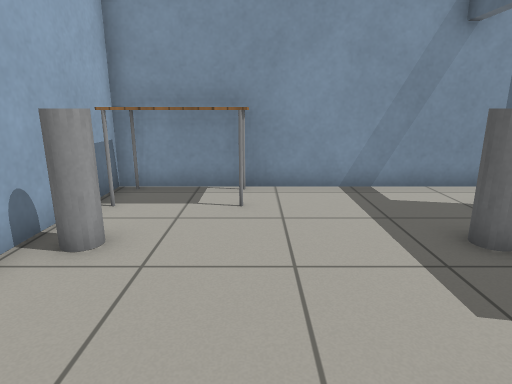
view 1 (above)

15 first-person views from a walk through a robot-simulator world made for Gazebo. The camera is 1 m above the floor, tilts 14° down and sees 75° across. The floor is counted in squares, 0.5 m on a side. Each view is taken from the middle of a square. On the plan, view 1 faces up. The plan holds only what a view shows up to about 18 squares ahead; the rest is blank. Robots are left out. Gazebo's built-in surfaces are drawn with simple patterns.

view 2
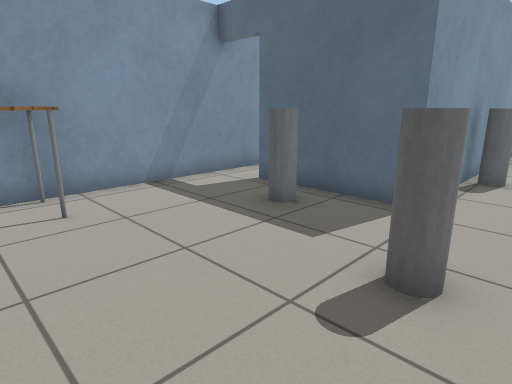

view 3
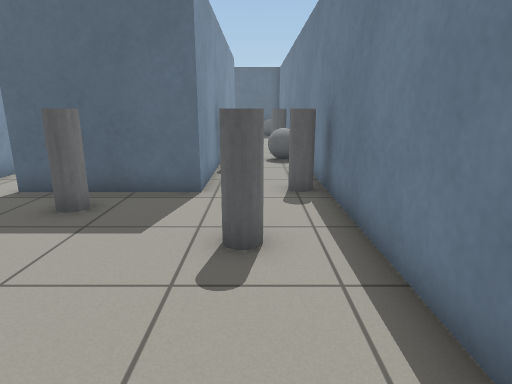

view 4
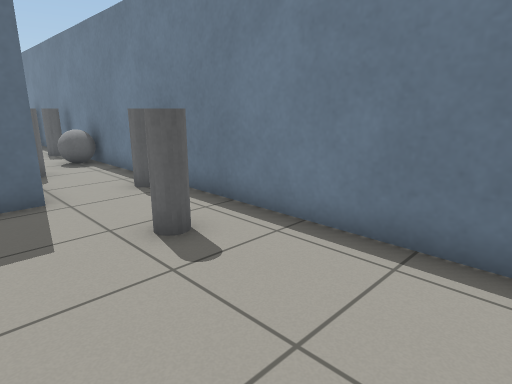

view 5
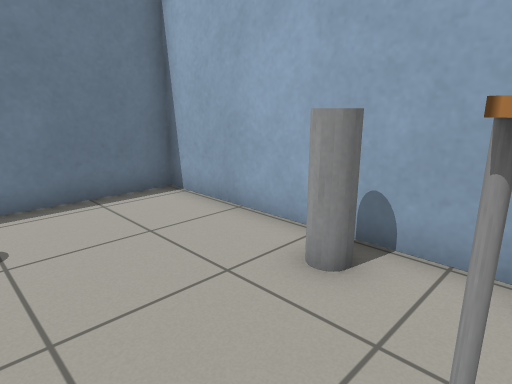

view 6
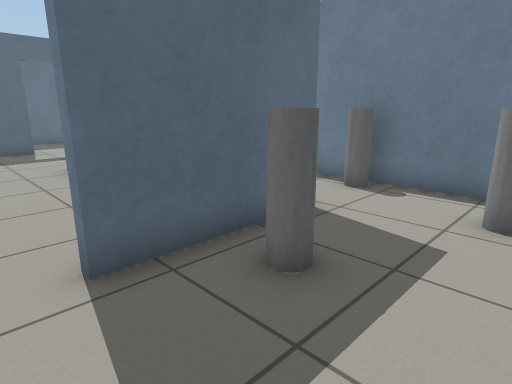

view 7
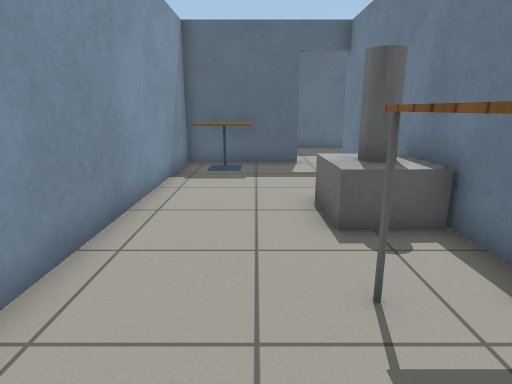

view 8
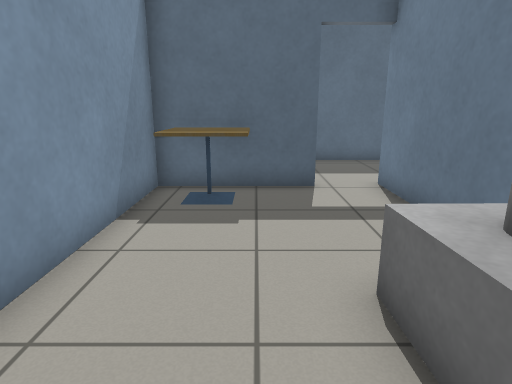

view 9
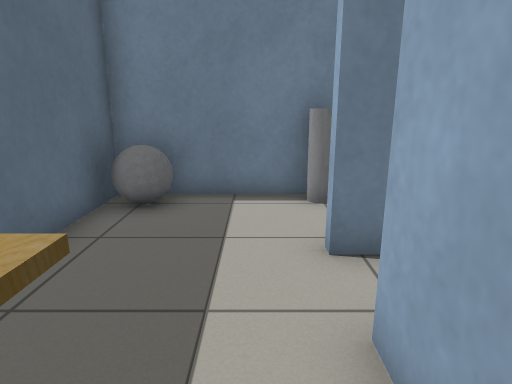

view 10
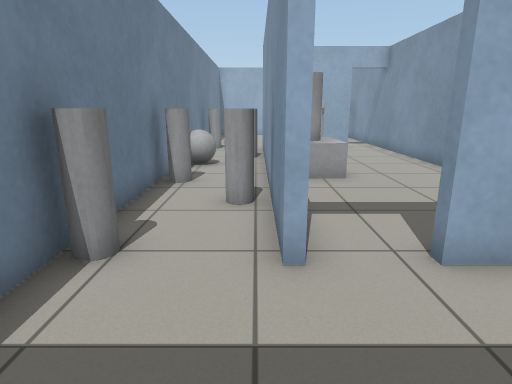

view 11
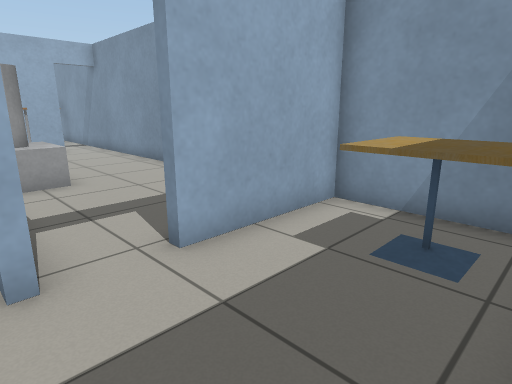

view 12
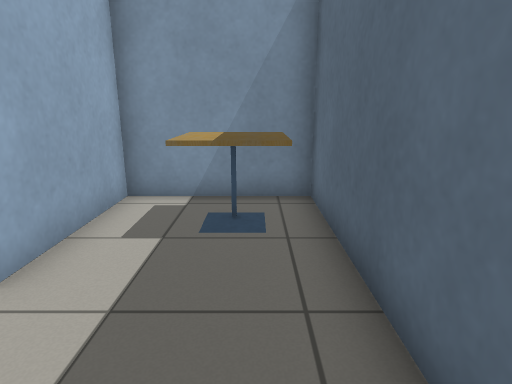

view 13
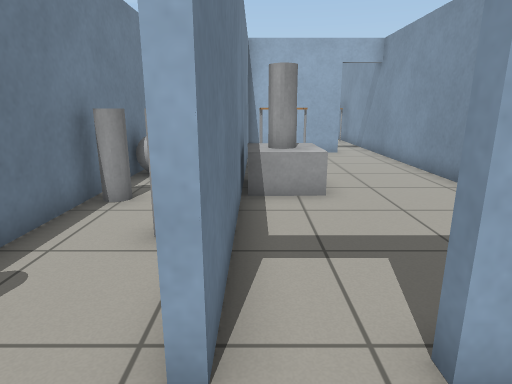

view 14
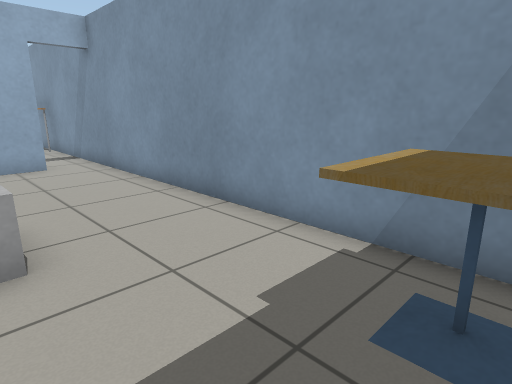

view 15
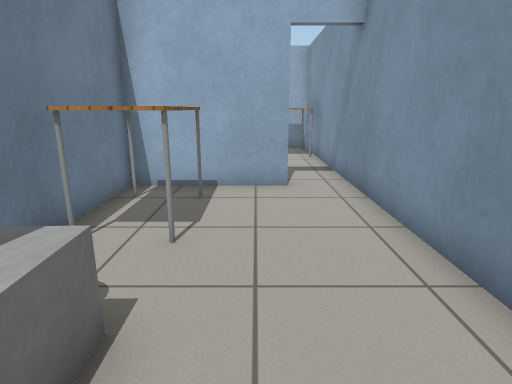

### Floor plan
Ten units are one square. View 1 is at (0, 0); x grows to the right and y downward. Boxes are objects, and circles mark ways between rooms. Rooms are numbered by the first view taken in them; rooms with no view inside come last. Other rooms are left out.
<svg viewBox="-41 -91 281 104">
<path fill="none" stroke="#000" d="M50 -23 50 -68M51 -86 -36 -86 -36 8 46 8M134 -26 190 -26 190 -23 134 -23M116 -23 96 -23M95 -26 116 -26M187 -44 187 -86 51 -86M66 -23 50 -23M53 -68 53 -26 66 -26M46 8 233 8 233 -86 190 -86 190 -44"/>
<rect x="-35" y="-55" width="10" height="10" fill="#bbb"><title>grey cylinder</title></rect>
<rect x="-35" y="-85" width="40" height="20" fill="#bbb"><title>table</title></rect>
<rect x="15" y="-15" width="10" height="10" fill="#bbb"><title>grey cylinder</title></rect>
<rect x="35" y="-55" width="10" height="10" fill="#bbb"><title>grey cylinder</title></rect>
<rect x="45" y="-5" width="10" height="10" fill="#bbb"><title>grey cylinder</title></rect>
<rect x="65" y="-45" width="30" height="20" fill="#bbb"><title>table</title></rect>
<rect x="85" y="-25" width="10" height="10" fill="#bbb"><title>grey cylinder</title></rect>
<rect x="95" y="-5" width="20" height="10" fill="#bbb"><title>grey ball</title></rect>
<rect x="115" y="-35" width="20" height="10" fill="#bbb"><title>grey box</title></rect>
<rect x="115" y="-45" width="20" height="10" fill="#bbb"><title>grey cylinder</title></rect>
<rect x="135" y="-5" width="10" height="10" fill="#bbb"><title>grey cylinder</title></rect>
<rect x="155" y="-25" width="10" height="10" fill="#bbb"><title>grey cylinder</title></rect>
<rect x="165" y="-85" width="20" height="30" fill="#bbb"><title>cafe table</title></rect>
<rect x="185" y="-5" width="10" height="10" fill="#bbb"><title>grey cylinder</title></rect>
<rect x="205" y="-75" width="20" height="20" fill="#bbb"><title>cafe table</title></rect>
<rect x="215" y="-5" width="20" height="10" fill="#bbb"><title>grey ball</title></rect>
<circle cx="50" cy="-75" r="3" fill="#2a7"/>
<circle cx="55" cy="-10" r="3" fill="#2a7"/>
<text x="0" y="-40">1</text>
<text x="140" y="-40">2</text>
</svg>
Room 1 opens to room 2.

Where each view was taken, in squares from view 1:
view 1: 0 up, 0 right, facing up
view 2: 0 up, 2 left, facing up-right
view 3: 1 up, 3 left, facing right
view 4: 4 up, 3 left, facing down-right
view 5: 7 up, 1 right, facing down-left
view 6: 8 up, 1 right, facing down-right
view 7: 6 up, 6 right, facing right
view 8: 6 up, 10 right, facing right
view 9: 7 up, 20 right, facing down
view 10: 2 up, 23 right, facing left
view 11: 2 up, 23 right, facing up-left
view 12: 1 up, 22 right, facing up
view 13: 3 up, 21 right, facing left
view 14: 4 up, 18 right, facing up-left
view 15: 6 up, 14 right, facing left
